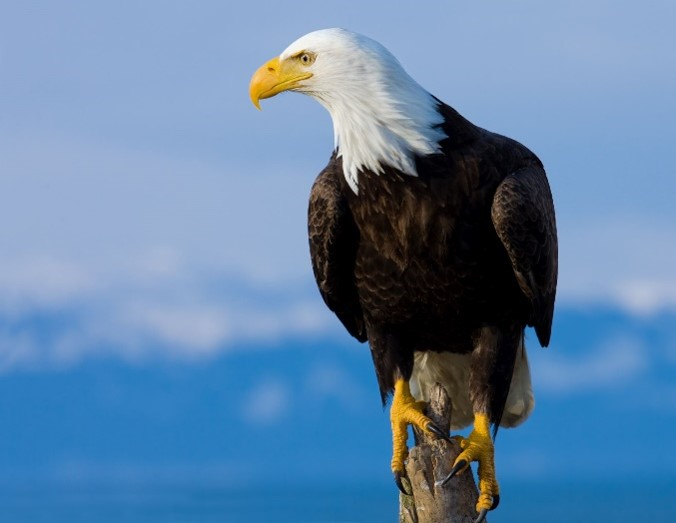
#> input picture 교육코드/04_Camera/Example Image.jpg, 676 x 523 px
$ python -i Function_Library.py   (imports and definitions only)
#> lines starting #> are read from the running program, lines starting #| are printed output that depends on the picture; after the words box and inside, x2 and y2 are one past the last pixel; in counts of white or black regions, pixels touching at a corner belong together
"""
-------------------------------------------------------------------
  FILE NAME: Function_Library.py
  Copyright: Sungkyunkwan University, Automation Lab.
-------------------------------------------------------------------
  This file is included library class for below subject.
  1) Arduino
  2) LiDAR
  3) Camera
-------------------------------------------------------------------
  Authors: Jonghun Kim, YoungSoo Do, SungBhin Oh, HyeongKeun Hong

  Generated: 2022-11-10
  Revised: 2022-11-18
-------------------------------------------------------------------
  If you find some wrong code, plz contact me(Main Author: Jonghun Kim).
-------------------------------------------------------------------
  You should never modify this file during workshop exercise.
-------------------------------------------------------------------
"""

import sys
import cv2                           # pip install opencv
import time
import serial                        # pip install serial
import numpy as np                   # pip install numpy
import matplotlib.pyplot as plt      # pip install matplotlib
from rplidar import RPLidar          # pip install rplidar-roboticia


# [1 line not run here, left out]

"""------------------Arduino Variable------------------"""
WAIT_TIME = 2
"""----------------------------------------------------"""


"""-------------------LIDAR Variable-------------------"""
SCAN_TYPE = "normal"
SAMPLE_RATE = 10
MAX_BUFFER_SIZE = 3000
MIN_DISTANCE = 0
"""----------------------------------------------------"""


"""--------------Computer Vision Variable--------------"""
NULL = 0
VARIANCE = 30
SATURATION = 150
FORWARD_THRESHOLD = 0.3
RED, GREEN, BLUE, YELLOW = (0, 1, 2, 3)
FORWARD, LEFT, RIGHT = (0, 1, 2)
COLOR = ("RED", "GREEN", "BLUE", "YELLOW")
DIRECTION = ("FORWARD", "LEFT", "RIGHT")
HUE_THRESHOLD = ([4, 176], [40, 80], [110, 130], [20, 40])
"""-----------------------------------------------------"""


"""
-------------------------------------------------------------------
  CLASS PURPOSE: Arduino Exercise Library
  Author: SungBhin Oh
  Revised: 2022-11-14
-------------------------------------------------------------------
"""
# noinspection PyMethodMayBeStatic
class libARDUINO(object):
    # [13 lines left out: functions __init__, init, not called in this run]


"""
-------------------------------------------------------------------
  CLASS PURPOSE: LiDAR Sensor Exercise Library
  Author: YoungSoo Do
  Revised: 2022-11-18
-------------------------------------------------------------------
"""
class libLIDAR(object):
    # [4 lines left out: function __init__, not called in this run]

    def init(self):
        info = self.lidar.get_info()
        print(info)

    def getState(self):
        health = self.lidar.get_health()
        print(health)

    # [16 lines left out: functions scanning, stop, not called in this run]

    def setRPM(self, rpm):
        self.lidar.motor_speed = rpm

    def getRPM(self):
        return self.lidar.motor_speed

    # [14 lines left out: functions getAngleRange, getDistanceRange, getAngleDistanceRange, not called in this run]


"""
-------------------------------------------------------------------
  CLASS PURPOSE: Camera Sensor Exercise Library
  Author: Jonghun Kim
  Revised: 2022-11-12
-------------------------------------------------------------------
"""
# noinspection PyMethodMayBeStatic
class libCAMERA(object):
    def __init__(self):
        self.capnum = 0
        self.row, self.col, self.dim = (0, 0, 0)

    # [6 lines left out: function loop_break, not called in this run]

    def file_read(self, img_path):
        return np.array(cv2.imread(img_path))

    def rgb_conversion(self, img):
        return cv2.cvtColor(img.copy(), cv2.COLOR_BGR2RGB)

    def hsv_conversion(self, img):
        return cv2.cvtColor(img.copy(), cv2.COLOR_BGR2HSV)

    def gray_conversion(self, img):
        return cv2.cvtColor(img.copy(), cv2.COLOR_BGR2GRAY)

    # [90 lines left out: functions color_extract, extract_rgb, initial_setting, camera_read, image_show, color_filtering, not called in this run]

    def gaussian_blurring(self, img, kernel_size=(None, None)):
        return cv2.GaussianBlur(img.copy(), kernel_size, 0)

    def canny_edge(self, img, lth, hth):
        return cv2.Canny(img.copy(), lth, hth)

    def histogram_equalization(self, gray):
        return cv2.equalizeHist(gray)

    # [122 lines left out: functions hough_transform, morphology, point_analyze, object_detection, edge_detection, not called in this run]

>>> import cv2
>>> picture = cv2.imread('04_Camera/Example Image.jpg')
#> picture is the input picture: shape (523, 676, 3); mean B, G, R 166.3, 131.3, 96.9
>>> result = libCAMERA().edge_detection(picture)
#> in gray_conversion, `return cv2.cvtColor(img.copy(), cv2.COLOR_BGR2GRAY)`:
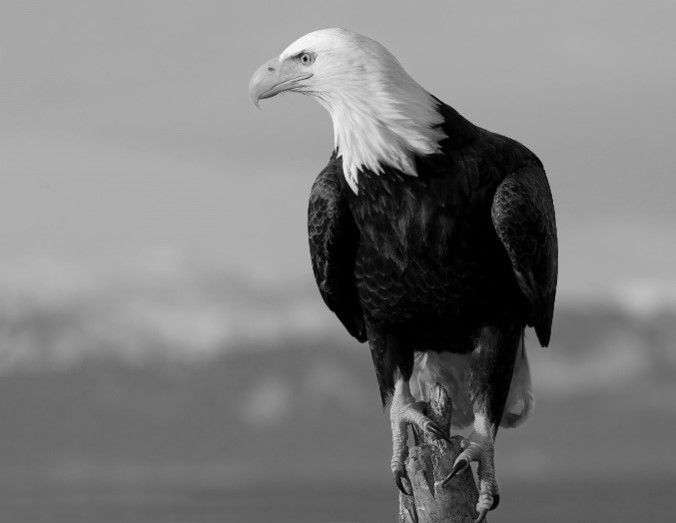
#> returned value: shape (523, 676); min 0, max 249, mean 125
#> in histogram_equalization, `return cv2.equalizeHist(gray)`:
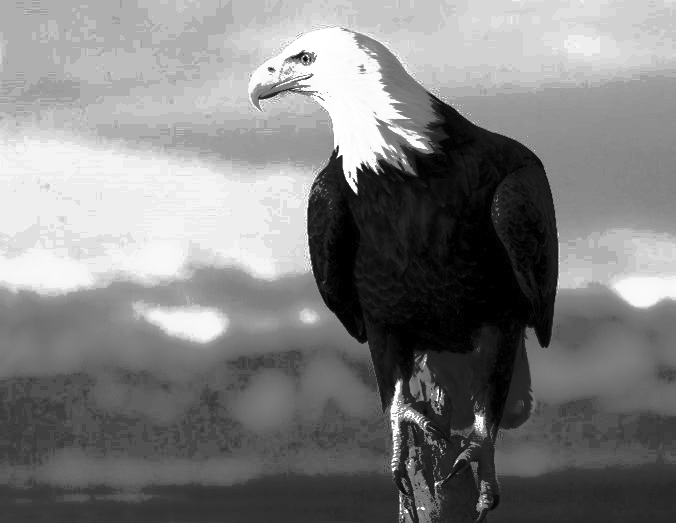
#> returned value: shape (523, 676); min 0, max 255, mean 127.4
#> in morphology, `dst = cv2.erode(img.copy(), kernel)`:
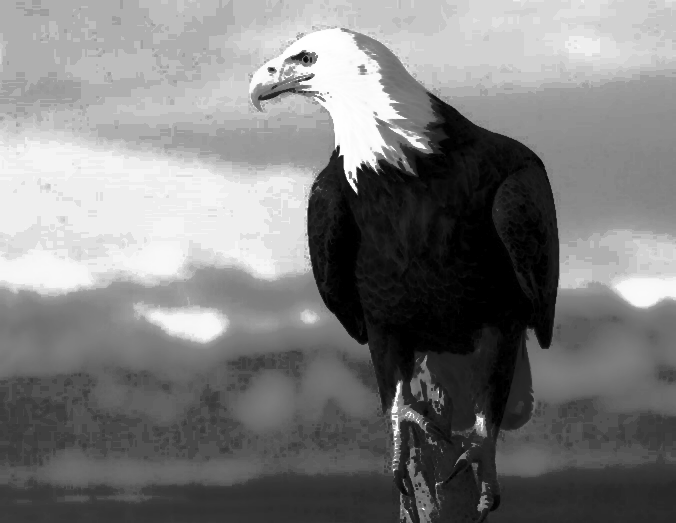
#> dst: shape (523, 676); min 0, max 255, mean 125
#> in canny_edge, `return cv2.Canny(img.copy(), lth, hth)`:
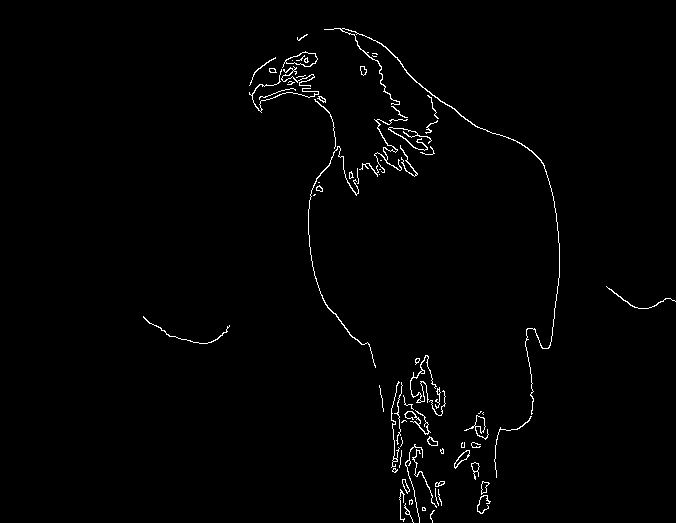
#> returned value: shape (523, 676); 1.3% white in thin lines or dots, all inside (x1, y1, x2, y2) = (143, 28, 676, 523)
#> in edge_detection, `lines = self.hough_transform(canny, 1, np.pi/180, 50, 10, 20, mode="li..`: lines = 34 rows, first 6: [368, 343, 375, 367], [324, 302, 355, 339], [462, 443, 487, 503], [461, 444, 487, 508], [342, 28, 376, 53], [407, 460, 419, 519]
#> the loop in edge_detection, `for line in lines:` made 34 passes
#> after the loop in edge_detection, `for line in lines:`: new_lines = []
